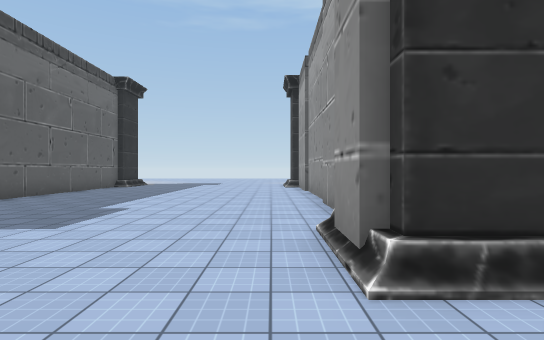
view 1 (above)

24 first-person views from a walk through a scene from a Unity 3-D project. The camera is 1.5 m above the floor, looks level and sees 80° across. The floor is counted in squares, 2 m on a side. Each view is taken from the middle of a square. On the plan, view 1 faces up. The plan holds only what a view shows up to about 11 squares ahead; the rest is blank. The place goes on beyond the plan. The player character is not drawn. Some animated figures are not drawn. Some surface patterns are stand-ins.

view 2
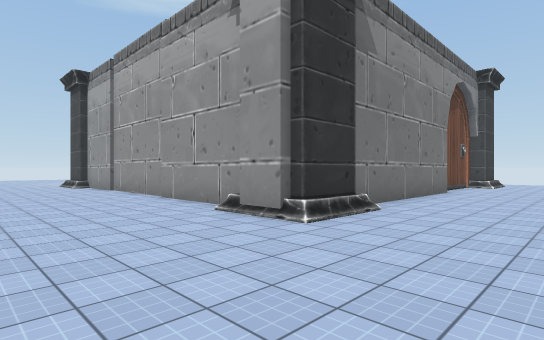

view 3
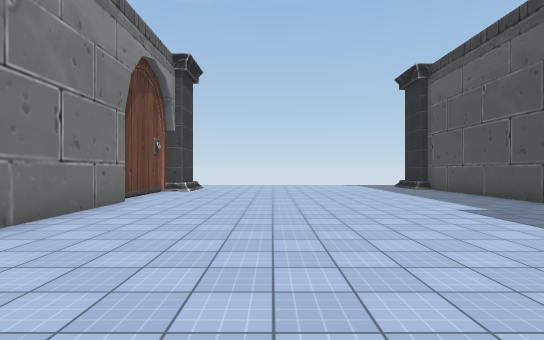

view 4
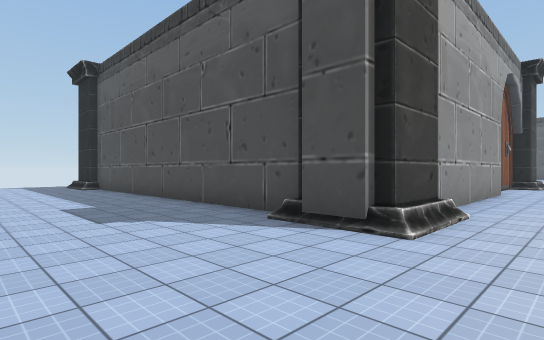

view 5
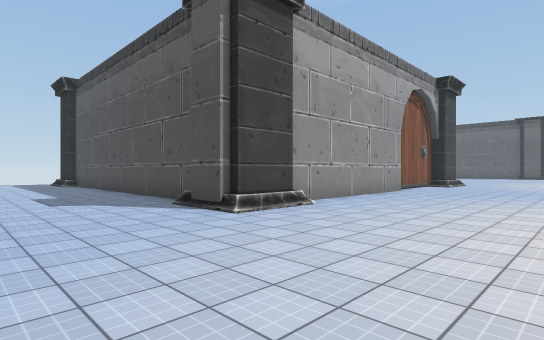

view 6
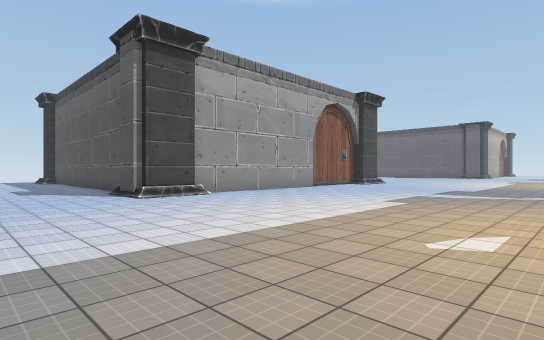

view 7
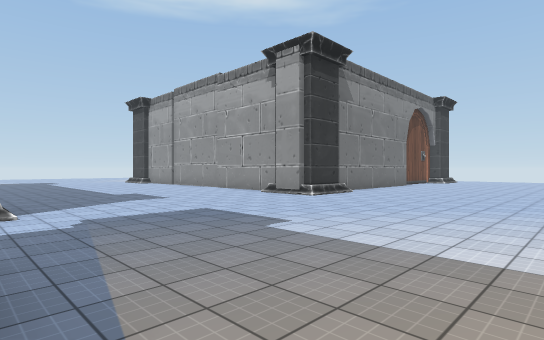

view 8
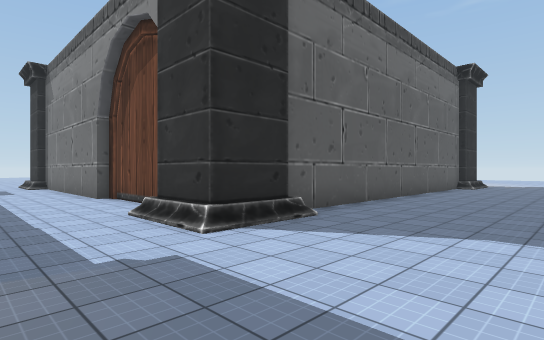

view 9
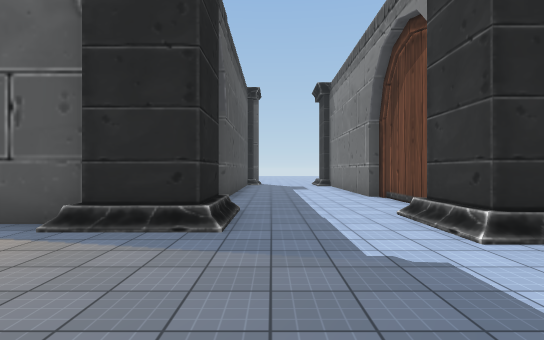

view 10
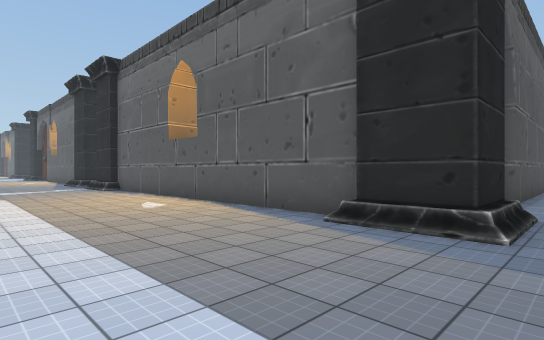

view 11
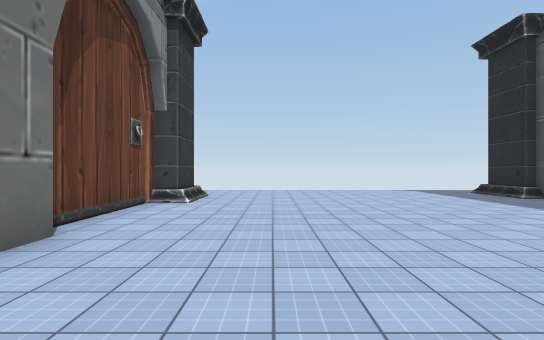

view 12
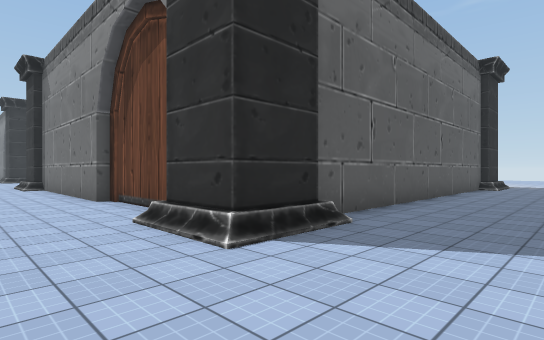

view 13
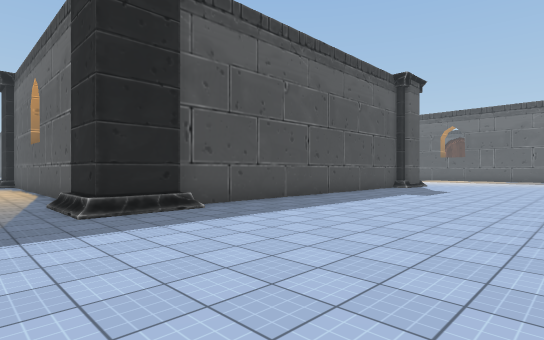

view 14
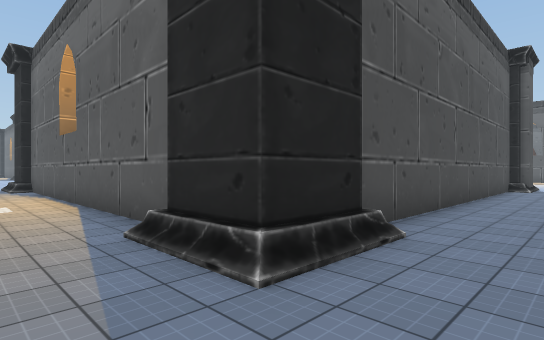

view 15
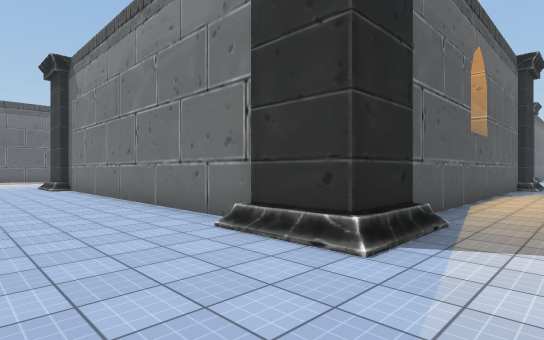

view 16
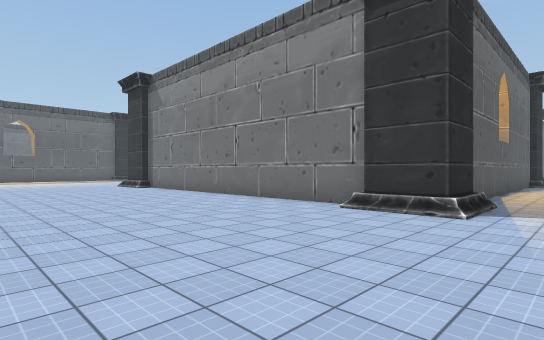

view 17
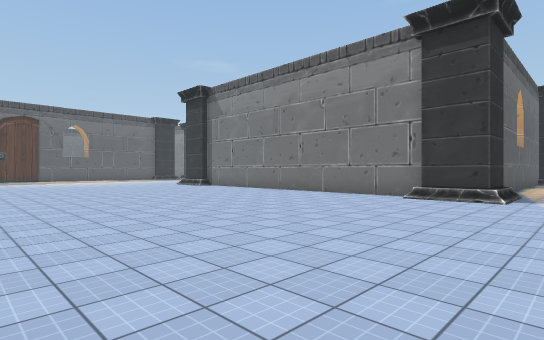

view 18
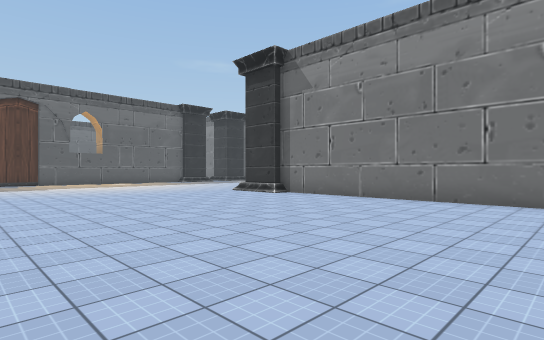

view 19
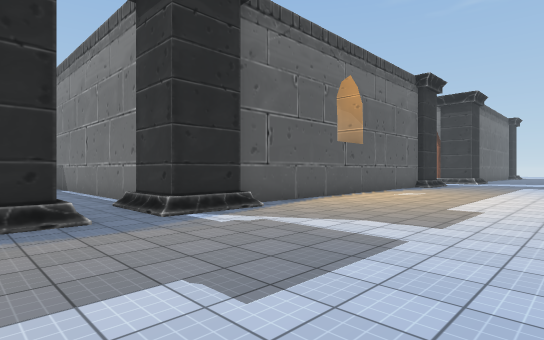

view 20
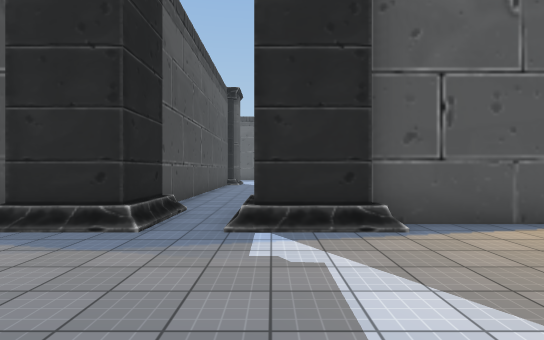

view 21
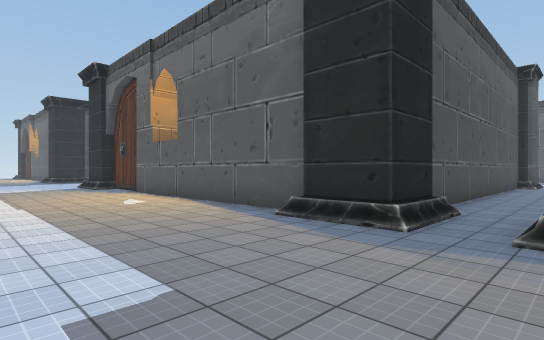

view 22
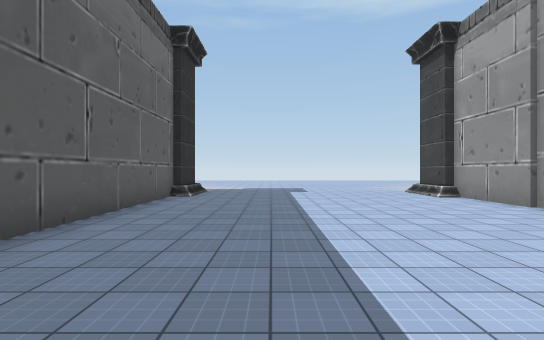

view 23
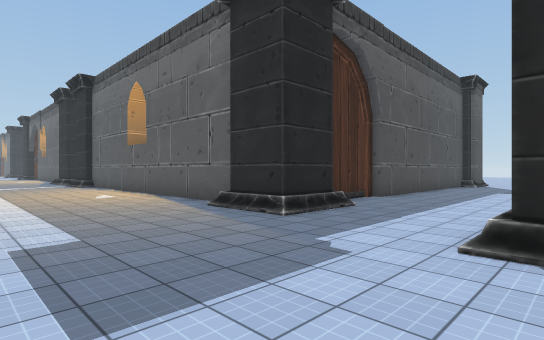

view 24
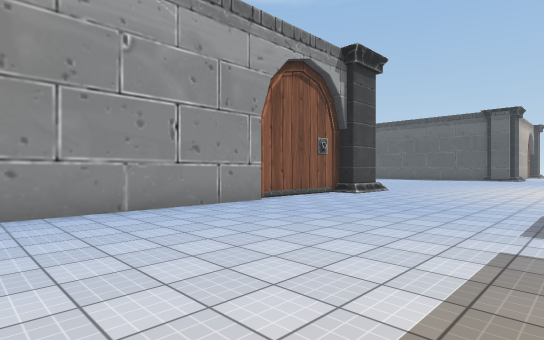

### Floor plan
Points are (right, up) in squares from view 1. A wall is a line through its corners. A room is listed if a view was taken in it or the views show most of it. See-through windows are left out.
Room 1 (views 1, 2, 3, 4, 5, 6, 7, 8, 9, 10, 11, 12, 13, 14, 15, 16, 17, 18, 19, 20, 21, 22, 23, 24)
walls: (1.7, -8.5) (1.7, -6.6) (3.5, -6.6); (3.4, -7.1) (13.8, -7.1); (2, -14.6) (2, -8.5); (-7.2, -12.6) (-7.2, -14.4); (2.4, -18.2) (2.4, -14.9); (-7.2, -14.2) (-8.9, -14.2); (-7.5, -2.6) (-7.5, -12.6); (-7.2, -15.9) (-7.2, -17.5); (2.5, 2.2) (0.7, 2.2) (0.7, 4); (-7.2, -0.9) (-7.2, -2.5); (-8.9, -15.9) (-7.1, -15.9); (-7.5, -17.6) (-7.5, -25); (-8.9, -0.9) (-7.1, -0.9); (13.6, -6.8) (15.4, -6.8); (1.2, 4) (1.2, 14.2); (8.7, 2.5) (2.9, 2.5); (15, -8.9) (15, -18.4); (15.3, -6.6) (15.3, -8.4); (-11.5, -1.5) (-9.6, -1.5); (-6.6, 4) (-6.6, 2.5) (-8.2, 2.5); (-9.4, 3.1) (-12.1, 3.1); (13.7, -19.9) (3.5, -19.9); (15.3, -18.5) (15.3, -20.3); (-14.5, -1.2) (-11.5, -1.2); (-12.1, 2.8) (-14.5, 2.8); (15.4, -20.1) (13.6, -20.1); (14.2, 3.8) (14.2, 2.2) (12.7, 2.2) (12.7, 2.8) (8.7, 2.8); (0.9, 14.1) (0.9, 15.5); (-6.9, 14.5) (-6.9, 4.2); (13.9, 12.5) (13.9, 4.1); (-6.6, 15.5) (-6.6, 14.5)
low walls: (-7.1, -12.9) (-7.1, -14.4) (-8.4, -14.4); (-7.1, -15.9) (-7.1, -17.5); (-7.1, -0.9) (-7.1, -2.5); (13.5, -6.6) (15.4, -6.6) (15.4, -8.2); (15.4, -18.4) (15.4, -20.3) (13.5, -20.3)
ways out: opening at (-8, -15) to room 2
Room 2 (no view inside)
walls: (-14.5, -16.2) (-9.5, -16.2); (-9.4, -14) (-14.5, -14)
ways out: opening at (-8, -15) to room 1

Positions as (right, up) in squares from view 1, and headings:
1: (0, 0), facing up
2: (-3, -1), facing up-right
3: (1, -1), facing right
4: (0, -3), facing down-right
5: (-3, -3), facing down-right
6: (-7, -3), facing down-right
7: (-7, -4), facing up-right
8: (-3, 0), facing up-left
9: (-3, 0), facing left
10: (-3, 0), facing down-left
11: (5, 0), facing right
12: (17, 0), facing up-left
13: (17, -1), facing down-left
14: (17, -5), facing down-left
15: (17, -23), facing up-left
16: (17, -26), facing up-left
17: (17, -29), facing up-left
18: (11, -28), facing up-left
19: (-2, -17), facing up-left
20: (-3, -14), facing left
21: (-3, -14), facing down-left
22: (-4, 5), facing up
23: (-3, 3), facing down-left
24: (-4, -9), facing down-right
